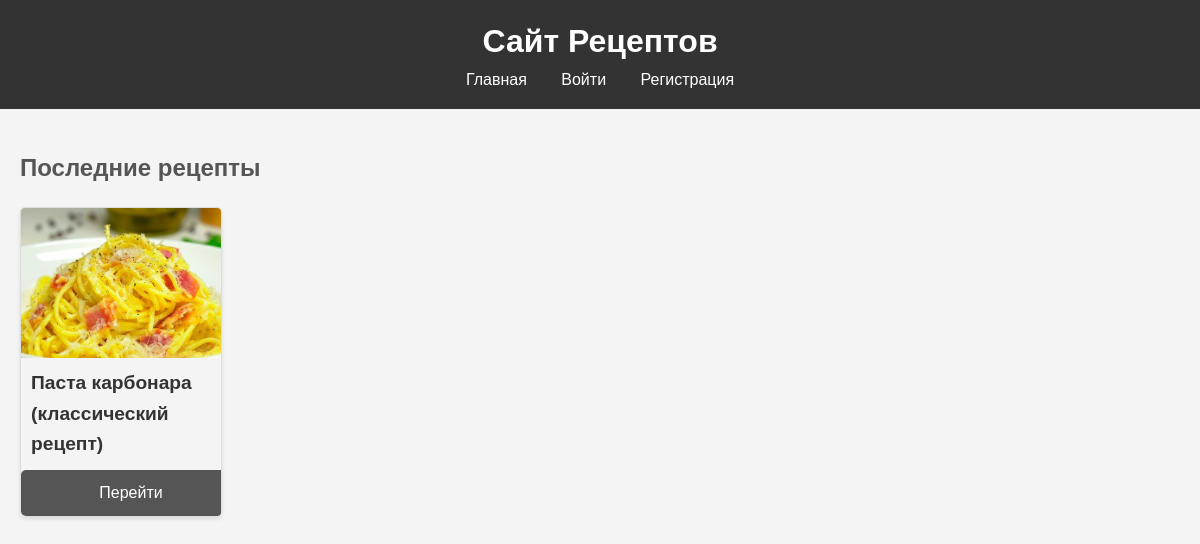
The app's page /, older data.
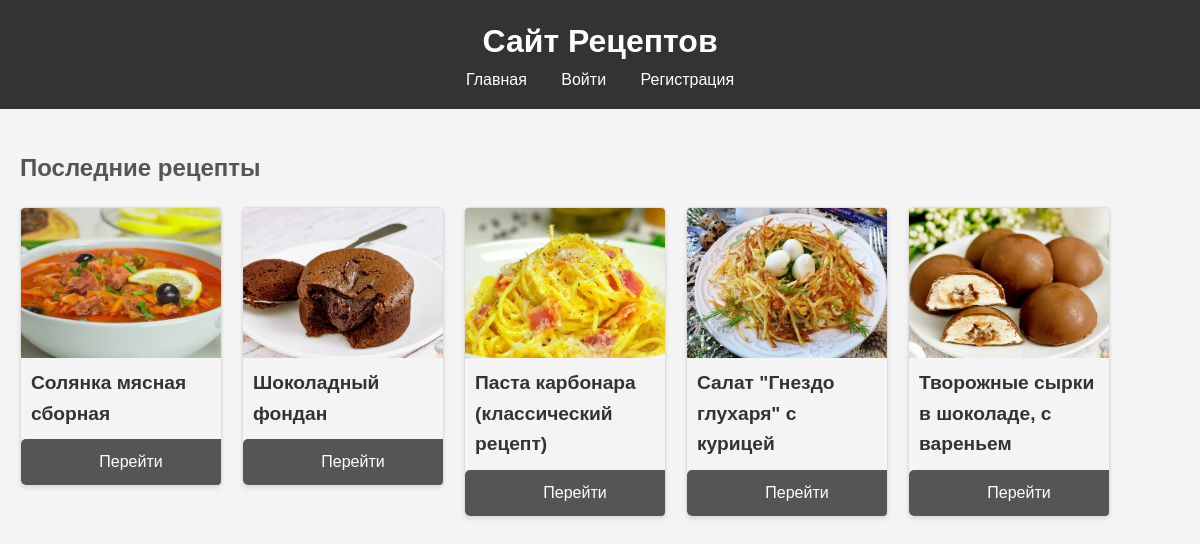
The same page, newer data.
### recipes/models.py (models this page shows, shortened)
class Recipe(models.Model):
    title = models.CharField(max_length=200)
    description = models.TextField()
    steps = models.TextField()
    preparation_time = models.IntegerField()
    image = models.ImageField(upload_to='recipes/')
    author = models.ForeignKey(User, on_delete=models.CASCADE)
    ingredients = models.TextField(null=True, blank=True)  # Поле для ингредиентов
    categories = models.ManyToManyField('Category', through='RecipeCategory')

### recipes/views.py (the view)
# urls.py: path('', views.index, name='index'),
def index(request):
    recipes = Recipe.objects.order_by('?')[:5]
    return render(request, 'recipes/index.html', {'recipes': recipes})

### recipes/templates/recipes/index.html (shortened to what this page needs)
{% extends "recipes/base.html" %}
{% load static %}
{% block content %}
<h2>Последние рецепты</h2>
<div class="recipe-grid">
    {% for recipe in recipes %}
        <div class="recipe-card">
            {% if recipe.image %}
                <img src="{{ recipe.image.url }}" alt="{{ recipe.title }}">
            {% else %}
                <img src="{% static 'images/placeholder.jpg' %}" alt="Placeholder Image">
            {% endif %}
            <h3>{{ recipe.title }}</h3>
            <a href="{% url 'recipe_detail' recipe.id %}" class="btn">Перейти</a>
        </div>
    {% endfor %}
</div>
{% endblock %}

### recipes/templates/recipes/base.html (shortened to what this page needs)
<!DOCTYPE html>
<html lang="en">
<head>
    {% load static %}
    <link rel="stylesheet" href="{% static 'css/styles.css' %}">
</head>
<body>
    <header>
        <h1>Сайт Рецептов</h1>
        <nav>
            <a href="{% url 'index' %}">Главная</a>
            {% if user.is_authenticated %}
                <a href="{% url 'add_recipe' %}">Добавить рецепт</a>
                <a href="{% url 'profile' %}">Профиль</a>
                <form method="post" action="{% url 'logout' %}" class="logout-form">
                    {% csrf_token %}
                    <button type="submit" class="logout-btn">Выйти</button>
                </form>
            {% else %}
                <a href="{% url 'login' %}">Войти</a>
                <a href="{% url 'register' %}">Регистрация</a>
            {% endif %}
        </nav>
    </header>
    <main>
        {% block content %}
        {% endblock %}
    </main>
</body>
</html>

### recipes/static/css/styles.css (style rules this page uses)
body { font-family: Arial, sans-serif; line-height: 1.6; margin: 0; padding: 0; background-color: #f4f4f4; color: #333; }
header { background-color: #333; color: #fff; padding: 1rem 0; text-align: center; }
header h1 { margin: 0; }
nav a { color: #fff; margin: 0 15px; text-decoration: none; }
main { padding: 20px; padding-bottom: 20px; }
h2 { color: #555; }
.recipe-grid { display: flex; flex-wrap: wrap; gap: 20px; }
.recipe-card { display: flex; flex-direction: column; justify-content: space-between; border: 1px solid #ddd; border-radius: 5px; overflow: hidden; width: 200px; box-shadow: 0 2px 4px rgba(0, 0, 0, 0.1); height: 100%; }
.recipe-card img { width: 100%; height: 150px; object-fit: cover; }
.recipe-card h3 { padding: 10px; font-size: 1.2em; margin: 0; flex-grow: 1; }
.recipe-card .btn { display: inline-block; width: 100%; padding: 10px; text-align: center; background-color: #555; color: white; text-decoration: none; border-radius: 5px; margin-top: auto; }

Row changes from the older to the newer data that the page shows:
added Recipe: image (picture), title "Солянка мясная сборная"
added Recipe: image (picture), title "Шоколадный фондан"
added Recipe: image (picture), title "Салат \"Гнездо глухаря\" с курицей"
added Recipe: image (picture), title "Творожные сырки в шоколаде, с вареньем"
